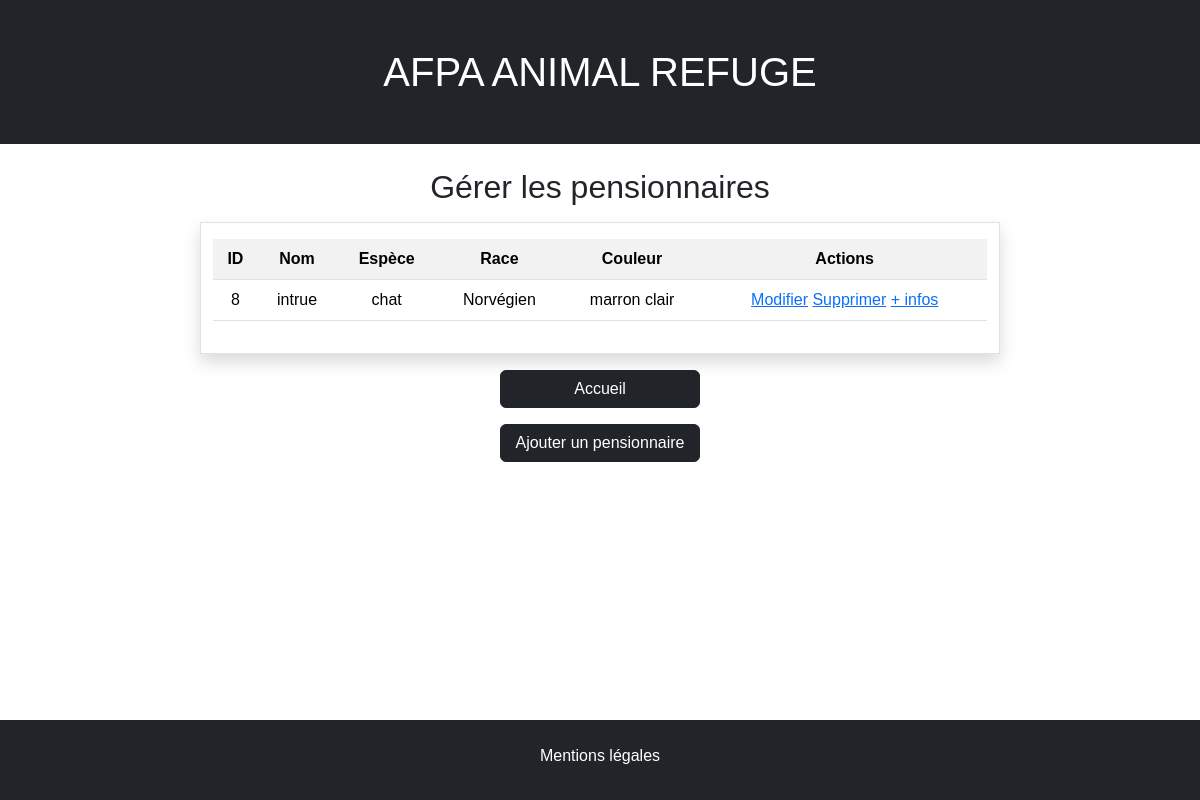
/controllers/controller-manage.php, run on an earlier commit of the app's database.
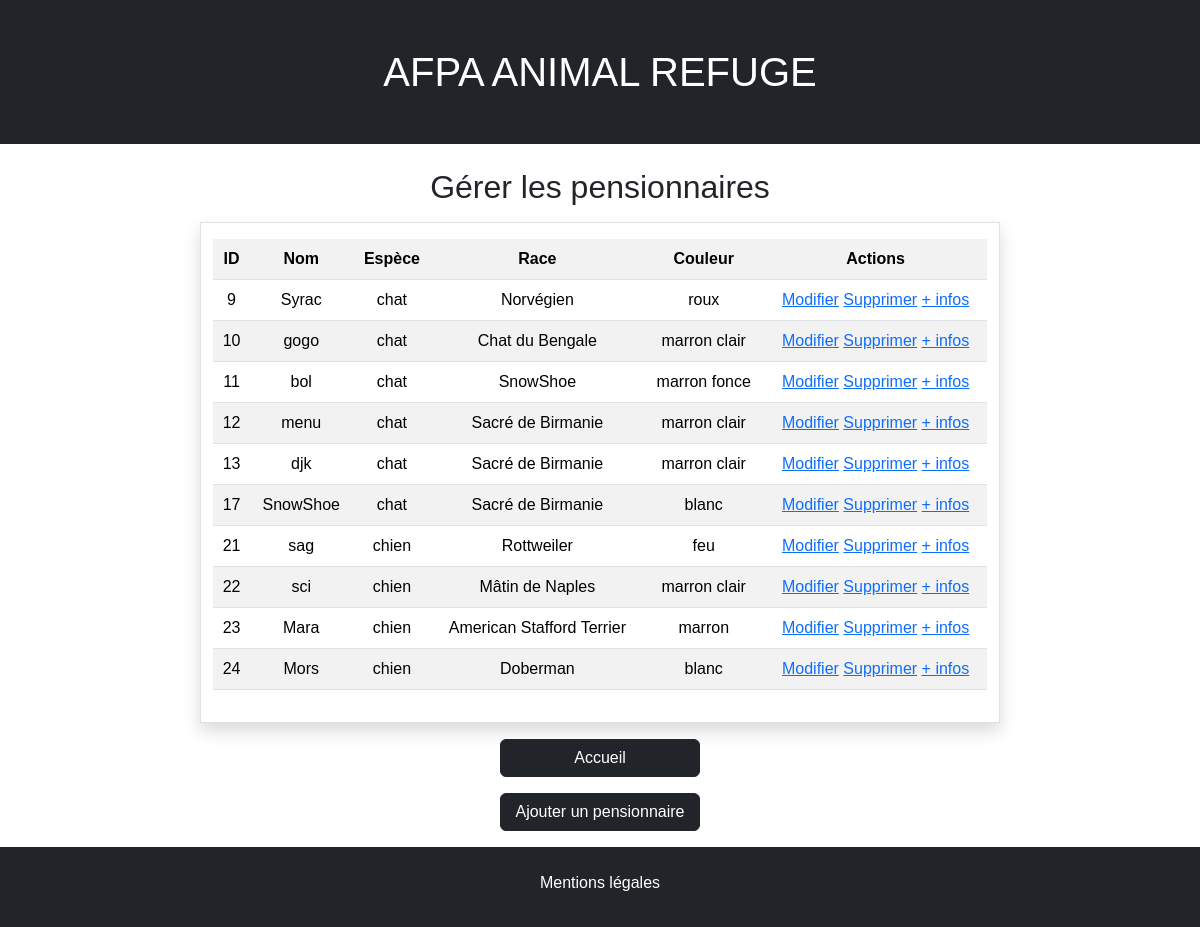
And on a later commit of the database.
### tables this page shows
CREATE TABLE `animal` (
  `id` int NOT NULL,
  `date_of_birth` date NOT NULL,
  `tatoo` tinyint(1) NOT NULL,
  `chip` tinyint(1) NOT NULL,
  `sex` varchar(25) NOT NULL,
  `name` varchar(25) NOT NULL,
  `weight` varchar(25) NOT NULL,
  `arrival_date` date NOT NULL,
  `reserved` tinyint(1) NOT NULL,
  `adoption_date` date NOT NULL,
  `id_Specie` int NOT NULL,
  `id_Color` int NOT NULL,
  `id_Breed` int NOT NULL,
  `img` varchar(255) DEFAULT NULL,
  `description` varchar(255) DEFAULT NULL
);

CREATE TABLE `specie` (
  `id` int NOT NULL,
  `name` varchar(10) NOT NULL
);

CREATE TABLE `breed` (
  `id` int NOT NULL,
  `name` varchar(50) NOT NULL,
  `id_Specie` int NOT NULL
);

CREATE TABLE `color` (
  `id` int NOT NULL,
  `name` varchar(25) NOT NULL
);

### controllers/controller-manage.php (called while the page is built, shortened)
<?php
include "../views/manage.php";

### views/manage.php (the view)
<?php include "templates/head.php" ?>
<?php
$dbh = new PDO('mysql:host=localhost;dbname=refuge', 'root', '');
    $stmt = $dbh->query('SELECT * FROM animal');
    $animals = $stmt->fetchAll();
?>
<a class="h1 text-center py-5 bg-dark text-white text-decoration-none" href="../index.php"></i> AFPA ANIMAL REFUGE </i></a>
<h2 class="text-center my-3">Gérer les pensionnaires</h2>
<div class="row justify-content-center mx-0">
    <div class="col-lg-8 py-3 shadow border">
    <table class="table table-striped text-center">
        <tr>
            <th class="text-center">ID</th>
            <th class="text-center">Nom</th>
            <th class="text-center">Espèce</th>
            <th class="text-center">Race</th>
            <th class="text-center">Couleur</th>
            <th class="text-center">Actions</th>
        </tr>
        <?php foreach ($animals as $animal): ?>
        <tr>
            <td><?php echo $animal['id']; ?></td>
            <td><?php echo $animal['name']; ?></td>
            <td><?php
                $stmt = $dbh->prepare("SELECT name FROM specie WHERE id = :id");
                $stmt->execute([':id' => $animal['id_Specie']]);
                echo $stmt->fetchColumn();
            ?></td>
            <td><?php
                $stmt = $dbh->prepare("SELECT name FROM breed WHERE id = :id");
                $stmt->execute([':id' => $animal['id_Breed']]);
                echo $stmt->fetchColumn();
            ?></td>
            <td><?php
                $stmt = $dbh->prepare("SELECT name FROM color WHERE id = :id");
                $stmt->execute([':id' => $animal['id_Color']]);
                echo $stmt->fetchColumn();
            ?></td>
            <td>
                <a href="../controllers/controller-update.php?id=<?php echo $animal['id']; ?>">Modifier</a>
                <a href="../controllers/controller-delete.php?id=<?php echo $animal['id']; ?>">Supprimer</a>
                <a href="../controllers/controller-details.php?id=<?php echo $animal['id']; ?>">+ infos</a>
            </td>
        </tr>
        <?php endforeach; ?>
    </table>
    </div>
</div>
<div class="row flex-column align-items-center mx-0 py-2">
    <a class="btn btn-dark col-lg-2 col-8 my-2" href="../controllers/controller-accueil.php">Accueil</a>
    <a class="btn btn-dark col-lg-2 col-8 my-2" href="../controllers/controller-add.php">Ajouter un pensionnaire</a>
</div>
<?php include "templates/footer.php" ?>

### views/templates/head.php (shortened to what this page needs)
<!DOCTYPE html>
<html lang="fr">
<head>
    <link rel="stylesheet" href="../node_modules/bootstrap/dist/css/bootstrap.css">
    <link rel="stylesheet" href="https://cdn.jsdelivr.net/npm/bootstrap-icons@1.10.5/font/bootstrap-icons.css">
    <link rel="stylesheet" href="node_modules/lightbox2/dist/css/lightbox.min.css">
    <link rel="stylesheet" href="../../assets/css/style.css">
</head>
<body class="d-flex flex-column vh-100">

### views/templates/footer.php (shortened to what this page needs)
<footer class="mt-auto pt-4 pb-3 bg-dark text-white">
    <p class="text-center">Mentions légales</p>
</footer>
</body>
</html>

### assets/css/style.css (style rules this page uses)
body { font-family: Verdana, Geneva, Tahoma, sans-serif; }
h2 { text-align: center; }

What changed in the data, as far as the page shows it:
removed animal: id "8", name "intrue", id_Specie.name "chat", id_Breed.name "Norvégien", id_Color.name "marron clair"
added animal: id "9", name "Syrac", id_Specie.name "chat", id_Breed.name "Norvégien", id_Color.name "roux"
added animal: id "10", name "gogo", id_Specie.name "chat", id_Breed.name "Chat du Bengale", id_Color.name "marron clair"
added animal: id "11", name "bol", id_Specie.name "chat", id_Breed.name "SnowShoe", id_Color.name "marron fonce"
added animal: id "12", name "menu", id_Specie.name "chat", id_Breed.name "Sacré de Birmanie", id_Color.name "marron clair"
added animal: id "13", name "djk", id_Specie.name "chat", id_Breed.name "Sacré de Birmanie", id_Color.name "marron clair"
added animal: id "17", name "SnowShoe", id_Specie.name "chat", id_Breed.name "Sacré de Birmanie", id_Color.name "blanc"
added animal: id "21", name "sag", id_Specie.name "chien", id_Breed.name "Rottweiler", id_Color.name "feu"
added animal: id "22", name "sci", id_Specie.name "chien", id_Breed.name "Mâtin de Naples", id_Color.name "marron clair"
added animal: id "23", name "Mara", id_Specie.name "chien", id_Breed.name "American Stafford Terrier", id_Color.name "marron"
added animal: id "24", name "Mors", id_Specie.name "chien", id_Breed.name "Doberman", id_Color.name "blanc"
